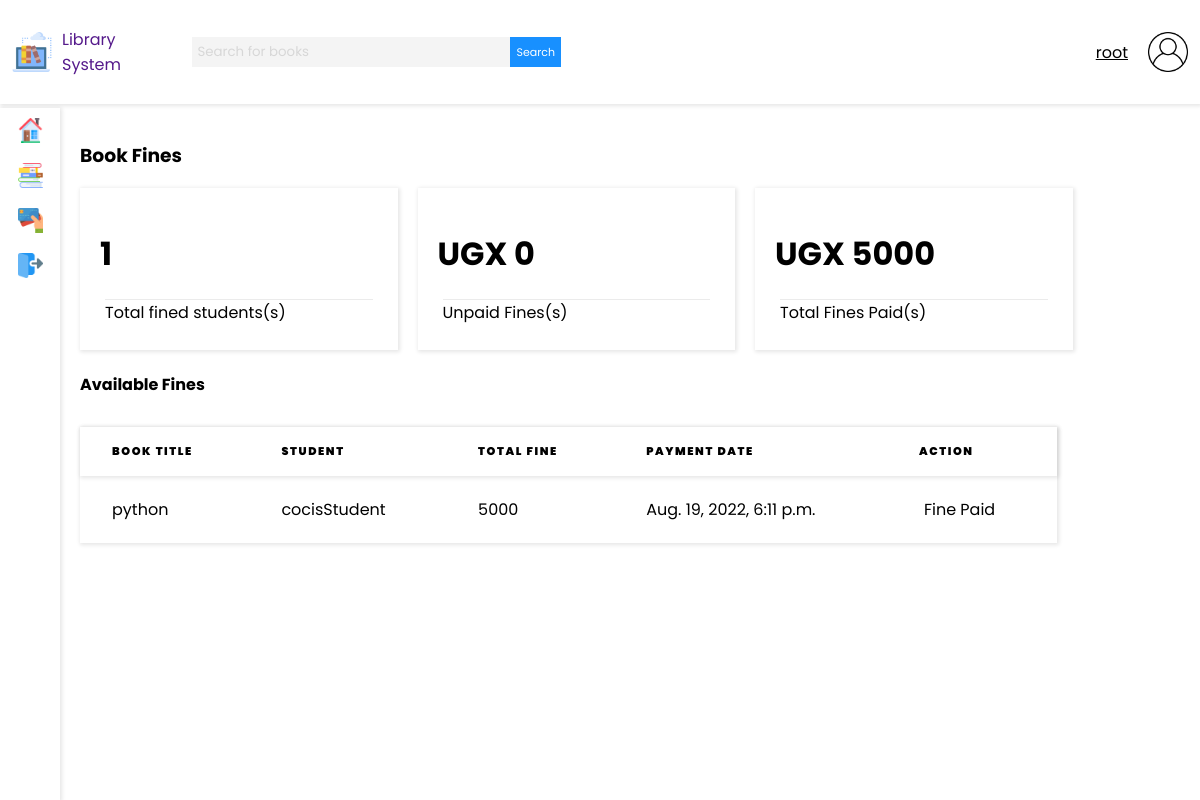
Screenshot of /fines/book_fines/ (signed in) with the database file from the repository.
### base/models.py (models this page shows, shortened)
class Fine(models.Model):
    STATUS = (
        ('Paid', 'Paid'),
        ('Not Paid', 'Not Paid'),
    )
    fine = models.IntegerField(blank=True, null=True)
    order = models.ForeignKey(Order, null=True, on_delete=models.SET_NULL)
    book_name = models.ForeignKey(Book, null=True, on_delete=models.SET_NULL)
    return_date = models.DateTimeField(
        auto_now_add=False, auto_now=False, blank=True, null=True)
    status = models.CharField(max_length=200, null=True, choices=STATUS)
    payment_date = models.DateTimeField(
        auto_now_add=False, auto_now=False, blank=True)
    student_name = models.ForeignKey(
        User, null=True, on_delete=models.SET_NULL)

class Book(models.Model):
    title = models.CharField(max_length=200)
    author = models.CharField(max_length=200)
    description = models.TextField(null=True, blank=True)
    updated = models.DateField(auto_now=True)
    updated = models.DateField(auto_now_add=True)
    def __str__(self):
        return self.title

### base/views.py (the view)
# urls.py: path('fines/book_fines/', views.bookFines, name='book_fines'),
@login_required(login_url="/login")
def bookFines(request):
    fine_history = []
    current_fine = {}
    total_fines_unpaid = 0
    total_fines_paid = 0
    students_with_fines = 0
    user_role = Role.objects.get(user=request.user.id)
    try:
        current_fine = Fine.objects.filter(
            student_name=request.user).order_by("-id")[:1]
        current_fine = current_fine[0]
        fine_history = Fine.objects.filter(student_name=request.user)
    except:
        pass
    total_fines = Fine.objects.all().order_by("-status")
    for fine in total_fines:
        students_with_fines = students_with_fines + 1
        if fine.status == "Paid":
            total_fines_paid += fine.fine
        else:
            total_fines_unpaid += fine.fine
    context = {
        "current_fine": current_fine,
        "fine_history": fine_history,
        "total_fines_paid": total_fines_paid,
        "total_fines_unpaid": total_fines_unpaid,
        "students_with_fines": students_with_fines,
        "total_fines": total_fines,
        "user_role": user_role
    }
    return render(request, 'fines/book_fines.html', context)

### templates/fines/book_fines.html (shortened to what this page needs)
{% extends 'main.html' %}
{% load static %}
{% block content %}
{% if user_role.role == 'Student' %}
<div class="">
    <div class="book_request_card">
        <h4>Most Recent Fine</h4>
        <table>
            <tbody>
                <tr>
                    <td>Book Title</td>
                    <td>{{ current_fine.book_name }}</td>
                </tr>
                <tr>
                    <td>Payment Date</td>
                    <td>{{ current_fine.payment_date }}</td>
                </tr>
                <tr>
                    <td>Return Date</td>
                    <td>{{ current_fine.return_date }}</td>
                </tr>
                <tr>
                    <td>Status</td>
                    <td>{{ current_fine.status }}</td>
                </tr>
                <tr>
                    <td>Fine</td>
                    <td>UGX {{ current_fine.fine }}</td>
                </tr>
                <tr>
                    <td>Action</td>
                    <td>
                        {% if current_fine.status == "Paid" %}
                        <p>Fine Paid</p>
                        {% else %}
                        <p>Please go to Librarian to pay and confirm your payment</p>
                        {% endif %}
                    </td>
                </tr>
            </tbody>
        </table>
    </div>
    <h4>Book Fines History</h4>
    <table>
        <thead>
            <tr>
                <th>Title</th>
                <th>Status</th>
                <th>Payment Date</th>
                <th>Fine</th>
            </tr>
        </thead>
        <tbody>
            {% for fine in fine_history %}
            <tr>
                <td>{{ fine.book_name }}</td>
                <td>{{ fine.status }}</td>
                <td>{{ fine.payment_date }}</td>
                <td>UGX {{ fine.fine }}</td>
            </tr>
            {% endfor %}
        </tbody>
    </table>
</div>
{% else %}
<h3>Book Fines</h3>
<div class="dashboard-card-container">
    <div class="dashboard-card">
        <h1>{{ students_with_fines }}</h1>
        <p>Total fined students(s)</p>
    </div>
    <div class="dashboard-card">
        <h1>UGX {{ total_fines_unpaid }}</h1>
        <p>Unpaid Fines(s)</p>
    </div>
    <div class="dashboard-card">
        <h1>UGX {{ total_fines_paid }}</h1>
        <p>Total Fines Paid(s)</p>
    </div>
</div>
<div>
    <div class="table-header">
        <h4 class="table-title">Available Fines</h4>
    </div>
    <table class="books-table-container">
        <thead>
            <tr>
                <th>Book Title</th>
                <th>Student</th>
                <th>Total Fine</th>
                <th>Payment Date</th>
                <th>Action</th>
            </tr>
        </thead>
        <tbody>
            {% for fine in total_fines %}
            <tr>
                <td>{{ fine.book_name }}</td>
                <td>{{ fine.student_name}}</td>
                <td>{{ fine.fine }}</td>
                <td>{{ fine.payment_date }}</td>
                <td class="">
                    {% if fine.status == "Not Paid" %}
                    <form method="POST" action="{% url 'confirm_fine_payment' fine.id %}">
                        {% csrf_token %}
                        <button type="submit" class="confirm-button" href="">Confirm Payment</button>
                    </form>
                    {% else %}
                    <p>Fine Paid</p>
                    {% endif %}
                </td>
            </tr>
            {% endfor %}
        </tbody>
    </table>
</div>
{% endif %}
{% endblock %}

### templates/navbar.html
{% load static %}
<nav class="navbar">
    <div class="nav-logo-search">
        <a href="" class="navbar-brand">
            <img class="navbar-image" src="{% static 'images/digital-library.png' %}" alt="">
            <span>Library System</span>
        </a>
        <form method="GET" action="" class="nav-search nav-search-responsive">
            <input value="{{ q }}" name="q" class="nav-search-input" type="text" placeholder="Search for books">
            <button class="nav-search-button" type="submit">Search</button>
        </form>
    </div>
    <div class="nav-user-profile">
        <span>{{ request.user }}</span>
        <img class="navbar-image" src="{% static 'images/user.png' %}" alt="">
    </div>
</nav>

### static/styles/main3.css (style rules this page uses)
body { font-family: 'Poppins', sans-serif; padding: 0; margin: 0; background-color: #fff; box-sizing: border-box; }
a,input,button { text-decoration: none; font-family: 'Poppins'; }
table { border-collapse: collapse; text-align: left; width: 100%; overflow-x: scroll; }
thead { box-shadow: 1px 1px 4px 1px rgba(0, 0, 0, 0.1); }
thead th { padding: 1rem 2rem; text-transform: uppercase; letter-spacing: 0.1rem; font-size: 0.7rem; font-weight: 900; }
tbody td { padding: 1rem 2rem; }
.navbar { height: 13vh; background-color: #fff; box-shadow: 1px 1px 4px 1px rgba(0, 0, 0, 0.1); display: flex; flex-direction: row; align-items: center; padding: 0 1%; position: fixed; top: 0; left: 0; width: 98%; }
.nav-logo-search { display: flex; width: 50%; justify-content: space-between; align-items: center; }
.navbar-brand { display: block; width: 30%; display: flex; align-items: center; }
.navbar-brand span { margin: 0 10px; }
.navbar-image { height: 40px; width: 40px; }
.nav-search { width: 70%; display: flex; flex-direction: row; margin: 10px 10px; }
.nav-search-input { border: 0; background-color: #f4f4f4; height: 30px; width: 80%; margin: 0; padding: 5px; outline: none; }
.nav-search-input::placeholder { color: #d7d7d7; font-family: 'Poppins'; }
.nav-search-button { background-color: #1890ff; color: #ffffff; border: 0; border-radius: 0; transition: .3s ease-in; font-size: 11px; }
.nav-user-profile { width: 50%; display: flex; justify-content: flex-end; align-items: center; }
.nav-user-profile span { margin: 0 20px; text-decoration: underline; cursor: pointer; }
.dashboard-card-container { display: flex; width: 100%; }
.dashboard-card { width: 25%; box-shadow: 1px 1px 4px 1px rgba(0, 0, 0, 0.1); padding: 20px; margin-right: 20px; transition: .3s ease-in; }
.books-table-container { box-shadow: 1px 1px 4px 1px rgba(0, 0, 0, 0.1); padding: 20px; width: 88%; margin-top: 30px; }
.dashboard-card p { border-top: 1px solid #ebebeb; }
.book-card h3,p { margin: 5px; }

### static/styles/main12.css (style rules this page uses)
body { font-family: 'Poppins', sans-serif; padding: 0; margin: 0; background-color: #fff; box-sizing: border-box; }
a,input,button { text-decoration: none; font-family: 'Poppins'; }
table { border-collapse: collapse; text-align: left; width: 100%; overflow-x: scroll; }
thead { box-shadow: 1px 1px 4px 1px rgba(0, 0, 0, 0.1); }
thead th { padding: 1rem 2rem; text-transform: uppercase; letter-spacing: 0.1rem; font-size: 0.7rem; font-weight: 900; }
tbody td { padding: 1rem 2rem; }
.navbar { height: 13vh; background-color: #fff; box-shadow: 1px 1px 4px 1px rgba(0, 0, 0, 0.1); display: flex; flex-direction: row; align-items: center; padding: 0 1%; position: fixed; top: 0; left: 0; width: 98%; }
.nav-logo-search { display: flex; width: 50%; justify-content: space-between; align-items: center; }
.navbar-brand { display: block; width: 30%; display: flex; align-items: center; }
.navbar-brand span { margin: 0 10px; }
.navbar-image { height: 40px; width: 40px; }
.nav-search { width: 70%; display: flex; flex-direction: row; margin: 10px 10px; }
.nav-search-input { border: 0; background-color: #f4f4f4; height: 30px; width: 80%; margin: 0; padding: 5px; outline: none; }
.nav-search-input::placeholder { color: #d7d7d7; font-family: 'Poppins'; }
.nav-search-button { background-color: #1890ff; color: #ffffff; border: 0; border-radius: 0; transition: .3s ease-in; font-size: 11px; }
.nav-user-profile { width: 50%; display: flex; justify-content: flex-end; align-items: center; }
.nav-user-profile span { margin: 0 20px; text-decoration: underline; cursor: pointer; }
.dashboard-card-container { display: flex; width: 100%; }
.dashboard-card { width: 25%; box-shadow: 1px 1px 4px 1px rgba(0, 0, 0, 0.1); padding: 20px; margin-right: 20px; transition: .3s ease-in; }
.books-table-container { box-shadow: 1px 1px 4px 1px rgba(0, 0, 0, 0.1); padding: 20px; width: 88%; margin-top: 30px; }
.dashboard-card p { border-top: 1px solid #ebebeb; }
.book-card h3,p { margin: 5px; }

### rows the page displays
Fine: book_name "python", student_name "cocisStudent", fine "5000", payment_date "Aug. 19, 2022, 6:11 p.m.", status "Fine Paid"

### other values shown
{{ request.user }} "root"
{{ students_with_fines }} "1"
{{ total_fines_unpaid }} "0"
{{ total_fines_paid }} "5000"
